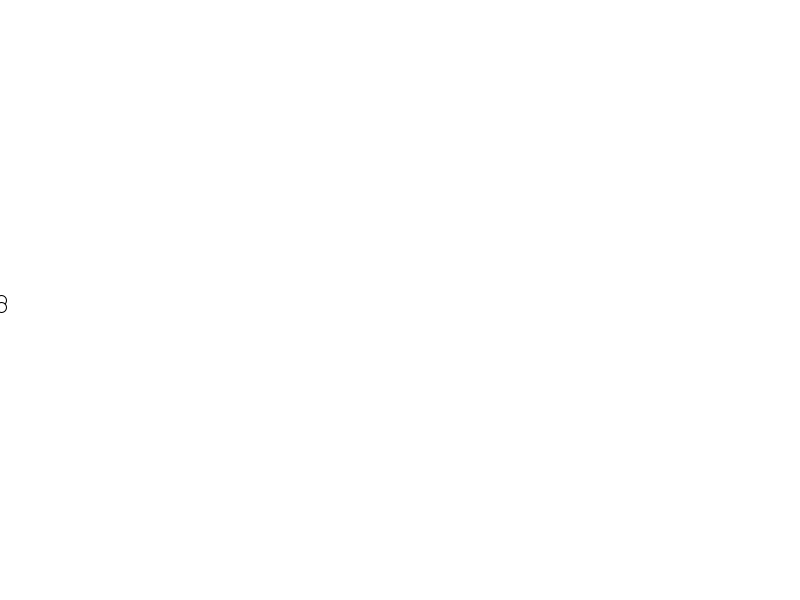
Frame 1 (no input)
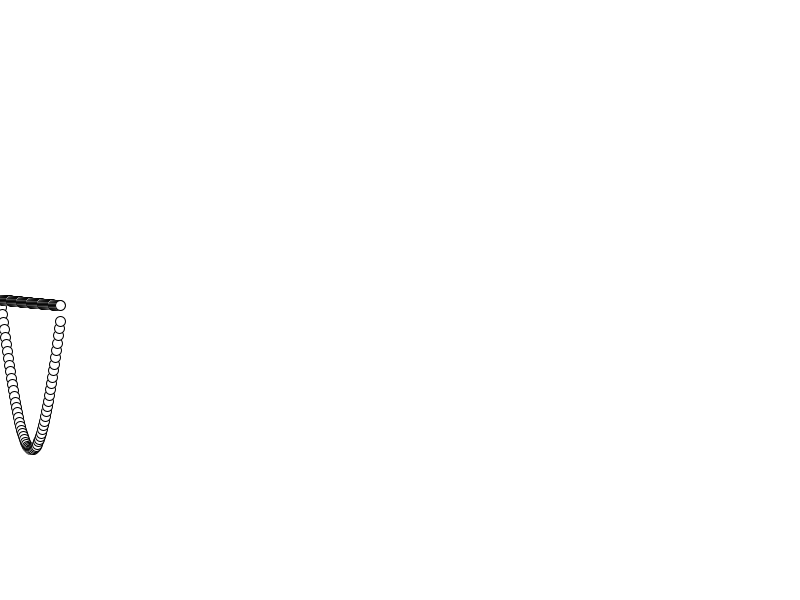
Frame 60 (the mouse pressed at the canvas centre just before this capture)
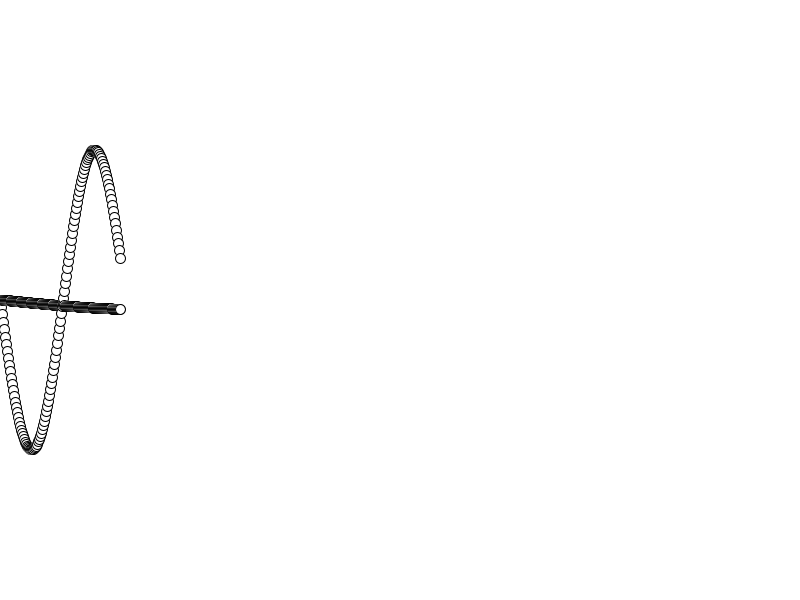
Frame 120 (the mouse held since frame 60 and released just before this capture)

The Processing sketch that drew these frames (run headless with seeded random() and noise(); from frame 60 on, the mouse is pressed at the canvas centre):

// Processing sketch: sine_class
// ── sine_class.pde
float x1, x2, y1, y2;
Sine wave1 = new Sine(0, 0.01, 10, 0);
Sine wave2 = new Sine(0, 0.05, 150, 0);

void setup() {
  size(800, 600);
  background(255);
}



void draw() {
  x1++;
  x2++;
  
  wave1.update();
  y1 = wave1.wave();
  
  wave2.update();
  y2 = wave2.wave();
  
  translate(0, height/2); 
  ellipse(x1, y1, 10, 10);
  ellipse(x2, y2, 10, 10);
}


// ── Sine.pde
class Sine {
  float t, f, a, o;

  Sine(float _t, float _f, float _a, float _o) {
    t = _t;
    f = _f;
    a = _a;
    o = _o;
  }

  void update() {
    t +=f;
  }

  float wave() {
    return sin(t)*a + o;
  }
}
